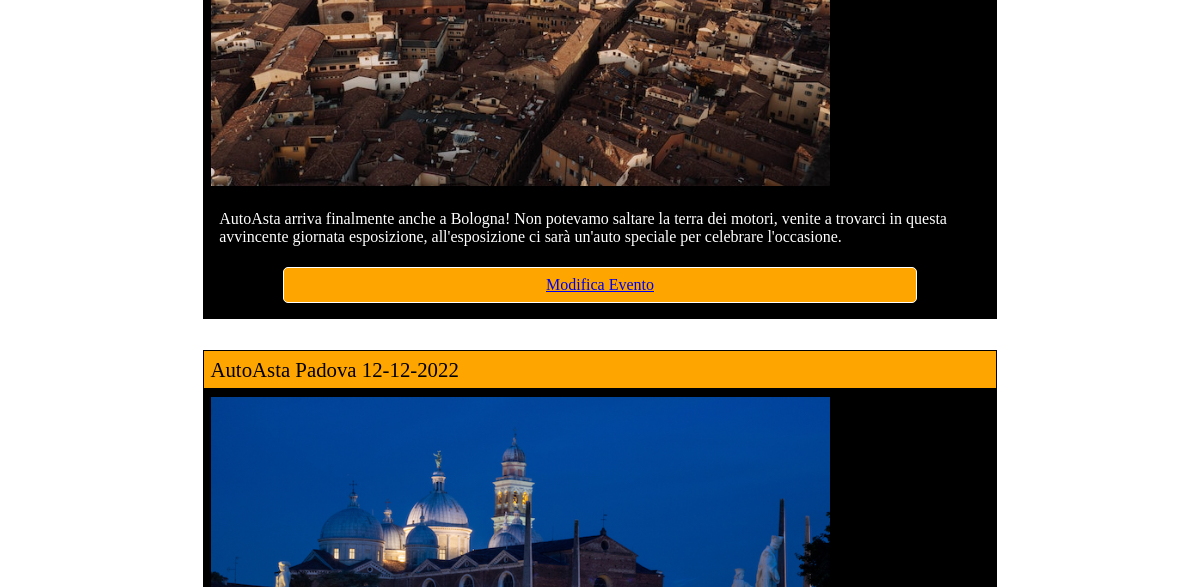
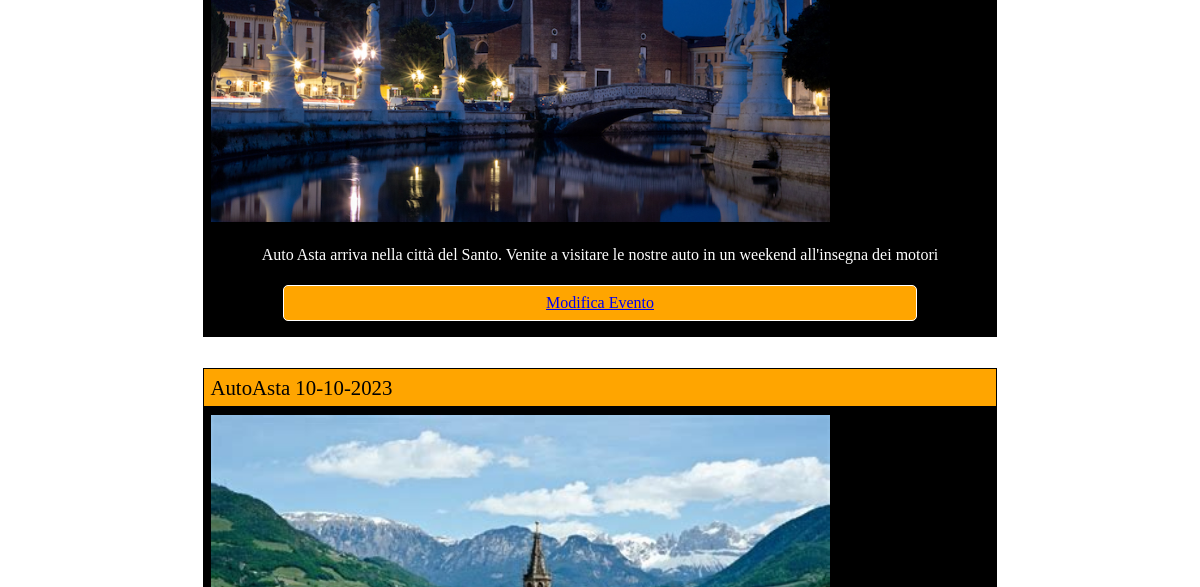
Page /php/selectEventoToEdit.php (middle part) on the earlier database version (2 pictures, top to bottom).
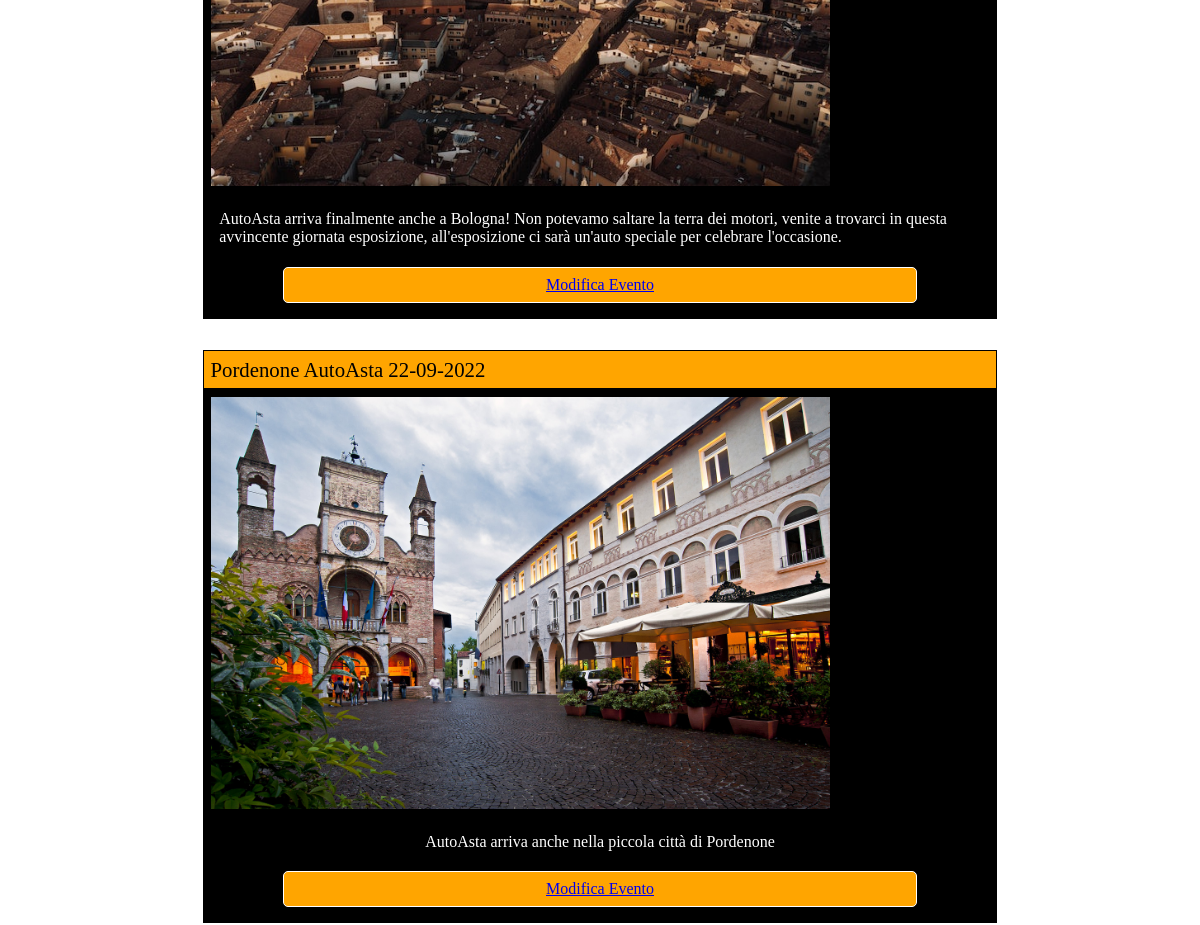
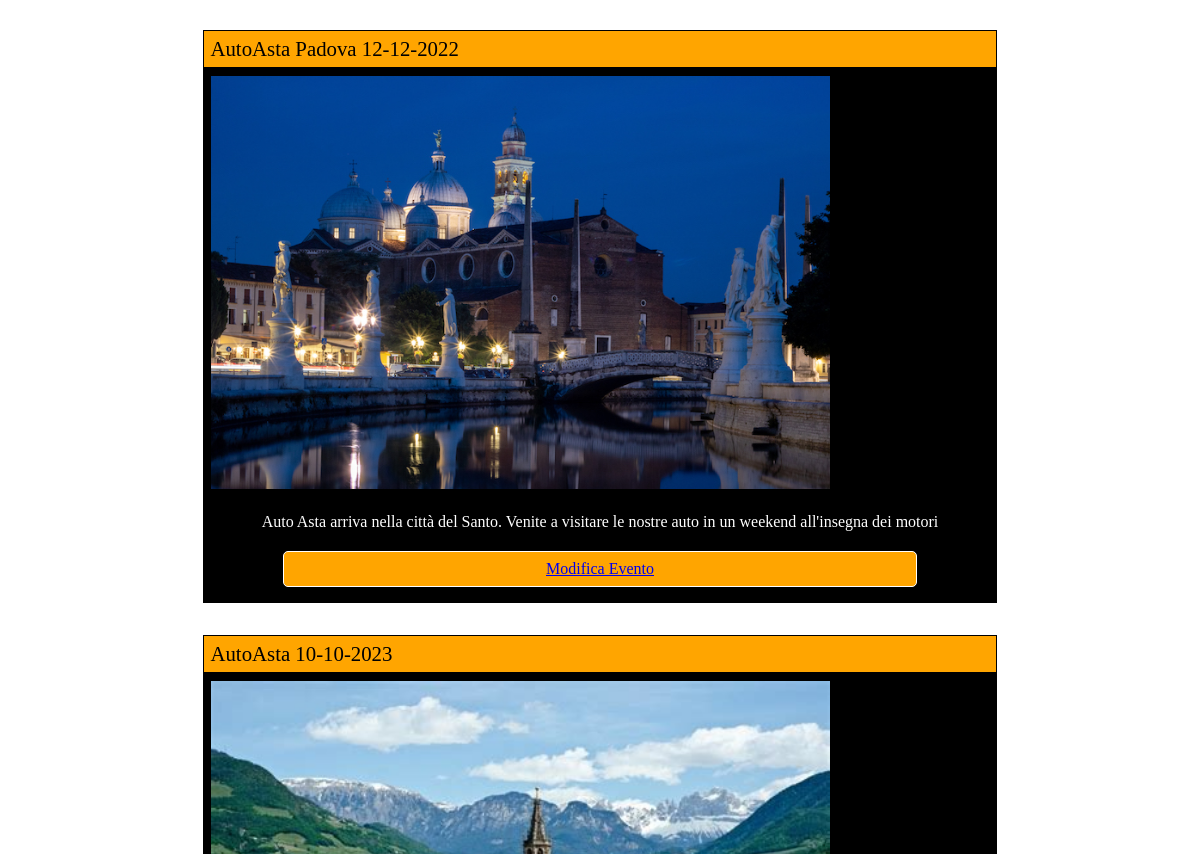
Same page on the later database version (2 pictures, top to bottom).
### tables this page shows
CREATE TABLE `evento` (
  `id_Evento` int(11) NOT NULL,
  `capienza` int(11) NOT NULL,
  `data` date NOT NULL,
  `indirizzo` int(11) NOT NULL,
  `nome` varchar(50) NOT NULL,
  `descrizione` text NOT NULL,
  `prezzo` float NOT NULL,
  `url_immagine` varchar(100) NOT NULL
);

### php/database_Manager.php (called while the page is built, shortened)
<?php
class database_Manager{
    private $DB_HOST = "localhost";
    private $DB_NAME = "AutoAsta_merge";
    private $USER = "root";
    private $PWD = "root";
    private $connection;
	public function connectToDatabase() {
		$this->connection = mysqli_connect($this->DB_HOST,$this->USER,$this->PWD,$this->DB_NAME);
		if (!$this->connection)
			return false;
		else
			return true;
	}
    public function getEventiList(){
        $query = "SELECT * FROM Evento ORDER BY data ASC;";
        $queryResult = mysqli_query($this->connection, $query) or die("Errore in getEventiList:" . mysqli_error($this->connection));
        if(mysqli_num_rows($queryResult) == 0){
            return null;
        }
        else{
            $result = array();
            while($row = mysqli_fetch_assoc($queryResult)){
                array_push($result, $row);
            }
            return $result;
        }
    }
    public function checkEventiDate($eventi){
        $checkEventiDate = array();
        $date = date("Y-m-d");
        foreach($eventi as $evento){
            if($evento['data'] <  $date){
                array_push($checkEventiDate,true);
            }
            else array_push($checkEventiDate,false);
        }
        return $checkEventiDate;
    }
}
?>

### php/editEventiPage.php (the view, shortened to what this page needs)
<?php
    require_once "database_Manager.php";
    $paginaHTML= file_get_contents("../html/eventi.html");
    $connessione = new database_Manager();
    $connessioneOK = $connessione->connectToDatabase();
    $listaEventi = "";
    if($connessioneOK){
        $eventi = $connessione->getEventiList();
        $checkDate = $connessione->checkEventiDate($eventi);
        if($eventi != null){
            $index= 0;
            foreach($eventi as $evento){
                $date = new DateTime($evento['data']);
                $listaEventi .= '<dt class = "eventTitle" > ' . $evento['nome'] .' '.  $date->format('d-m-Y').'</dt>';
                $listaEventi .= '<dd class= "eventDescription">
                    <img class="eventImg" src="../img/' . $evento['url_immagine'] . '" alt="Immagine panoramica della citt&agrave; di '. basename($evento['url_immagine'], ".jpg"). '"/>
                    <div class="eventParagraph"> ' . $evento['descrizione'] . '</div>';
                    if($checkDate[$index]){
                        $listaEventi.= '<div class="notAvailable" >Evento già terminato, non è possibile modificarlo </div></dd>';
                    }
                    else {
                        $listaEventi .= '<a class="eventButton" href="editorEventi.php?id_Evento='.$evento['id_Evento'].'">Modifica Evento</a> </dd>';
                    }
                $index++;
            }
        }
        else{
            $listaEventi = "<p> Non ci sono informazioni relative ai eventi </p>";
        }
    }
    else{
        $listaEventi = "<p> I Sistemi sono Attualmente Fuori Uso </p>";
    }
    echo str_replace("{event-list}", $listaEventi, $paginaHTML);
?>

Differences in the rows shown:
added evento: nome "Pordenone AutoAsta", data "22-09-2022", url_immagine (picture), descrizione "AutoAsta arriva anche nella piccola città di Pordenone"
